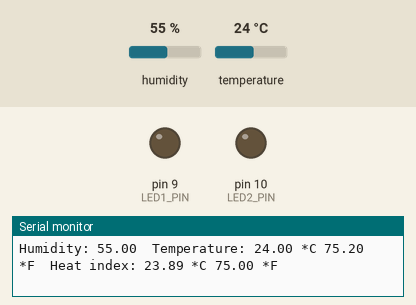
Bench run of a sketch on a simulated Arduino Uno, built with avr-gcc and run on an emulated ATmega328P. Parts: output pins drawn as LEDs (lit = HIGH), the last lines printed to the serial monitor. The test bench sets the inputs (shaded band); at power-on: temperature 24 °C, humidity 55 %.

Above: at 4.8 s.
4.9 s: temperature set to 16 °C
7.9 s: temperature set to 13 °C
At 9.5 s:
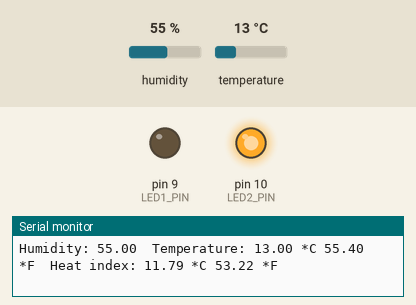
10.9 s: temperature set to 33 °C
At 13.0 s:
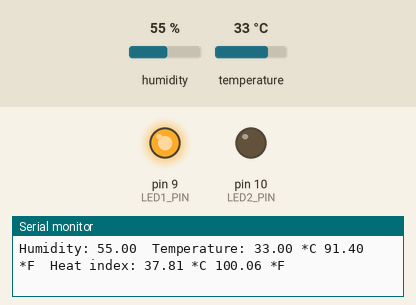
13.9 s: humidity set to 22 %
20.3 s: temperature set to 29 °C
At 21.2 s:
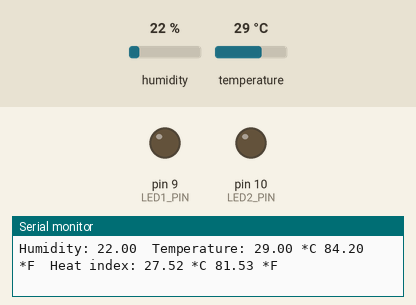
23.3 s: temperature set to 12 °C
At 25.8 s:
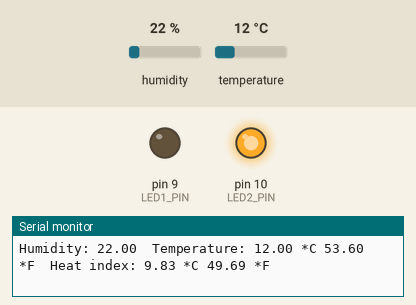
Timing chart, 0 to 27.3 s (numbered marks = the images above; inputs shaded):
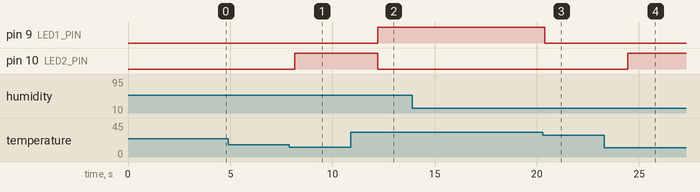

The sketch:

DHT11_FINAL.ino
```cpp
#include <DHT.h>  // Include the DHT sensor library

// Define the pin numbers
#define DHTPIN 2       // Pin for DHT11 data
#define LED1_PIN 9     // Pin for LED 1 (temperature high)
#define LED2_PIN 10    // Pin for LED 2 (temperature low)

// Define the DHT sensor type
#define DHTTYPE DHT11  // Change to DHT22 if using a DHT22 sensor

// Create an instance of the DHT sensor
DHT dht(DHTPIN, DHTTYPE);

void setup() {
  // Start the serial communication
  Serial.begin(9600);

  // Initialize the DHT sensor
  dht.begin();

  // Set LED pins as output
  pinMode(LED1_PIN, OUTPUT);
  pinMode(LED2_PIN, OUTPUT);

  // Initially turn off both LEDs
  digitalWrite(LED1_PIN, LOW);
  digitalWrite(LED2_PIN, LOW);
}

void loop() {
  // Wait a few seconds between measurements
  delay(2000);  // DHT11 requires a 2-second interval between readings

  // Read the humidity and temperature
  float humidity = dht.readHumidity();
  float temperature = dht.readTemperature(); // Temperature in Celsius
  float f=dht.readTemperature(true);

  // Check if the readings are valid
  if (isnan(humidity) || isnan(temperature))  {
    Serial.println("Failed to read from DHT sensor!");
    return;
  }
  float hif=dht.computeHeatIndex(f, humidity);
  float hic=dht.computeHeatIndex(temperature, humidity, false);
  // Print the values to the Serial Monitor
  Serial.print("Humidity: ");
  Serial.print(humidity);
  Serial.print("  Temperature: ");
  Serial.print(temperature);
  Serial.print(" *C ");
  Serial.print(f);
  Serial.print(" *F\t");
  Serial.print("Heat index: ");
  Serial.print(hic);
  Serial.print(" *C ");
  Serial.print(hif);
  Serial.println(" *F");


  // Control LEDs based on temperature
  if (temperature > 30) {
    // If temperature is greater than 25°C, turn on LED1
    digitalWrite(LED1_PIN, HIGH);
    digitalWrite(LED2_PIN, LOW);  // Turn off LED2
  }
  else if (temperature < 15) {
    // If temperature is lower than 18°C, turn on LED2
    digitalWrite(LED1_PIN, LOW);  // Turn off LED1
    digitalWrite(LED2_PIN, HIGH);
  }
  else {
    // If temperature is between 18°C and 25°C, turn off both LEDs
    digitalWrite(LED1_PIN, LOW);
    digitalWrite(LED2_PIN, LOW);
  }
}
```

Measured:
- the behaviour switches between 15 and 14 °C on temperature (found by bisection; images 0 and 1)
- the behaviour switches between 31 and 30 °C on temperature (found by bisection; images 2 and 3)
- after the input at 7.9 s, pin 10 (LED2_PIN): LOW → HIGH after 0.25 s
- after the input at 10.9 s, pin 9 (LED1_PIN): LOW → HIGH after 1.3 s; pin 10 (LED2_PIN): HIGH → LOW after 1.3 s
- after the input at 20.3 s, pin 9 (LED1_PIN): HIGH → LOW after 0.08 s
- after the input at 23.3 s, pin 10 (LED2_PIN): LOW → HIGH after 1.2 s
